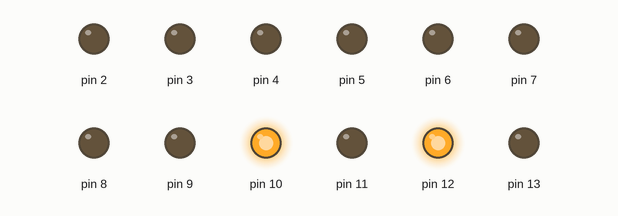
A sketch run on a simulated Arduino Uno, built with avr-gcc and run on an emulated ATmega328P. On the bench: output pins drawn as LEDs (lit = HIGH). Random numbers use the default seed unless the sketch sets one.

Above: at 0.4 s.
At 1.0 s:
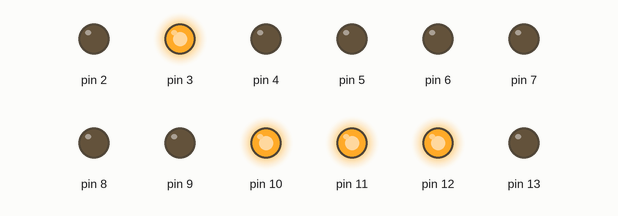
At 1.5 s:
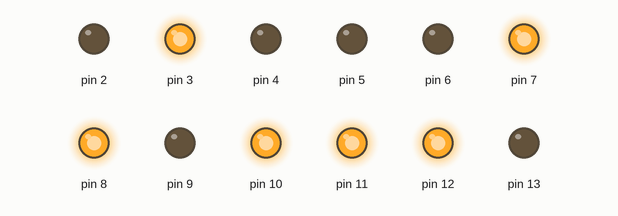
At 2.9 s:
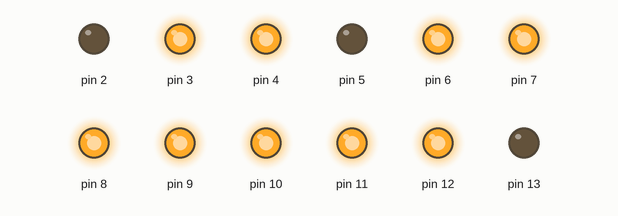
At 3.5 s:
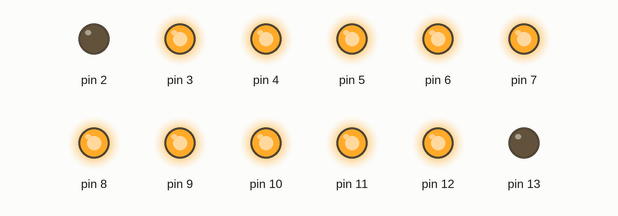
At 5.3 s:
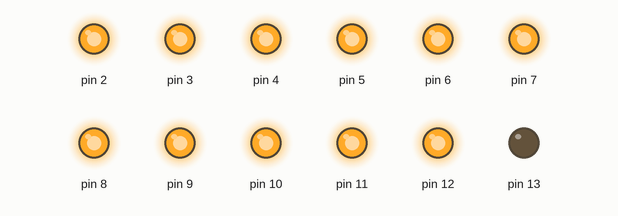
Timing chart, 0 to 6.8 s (numbered marks = the images above):
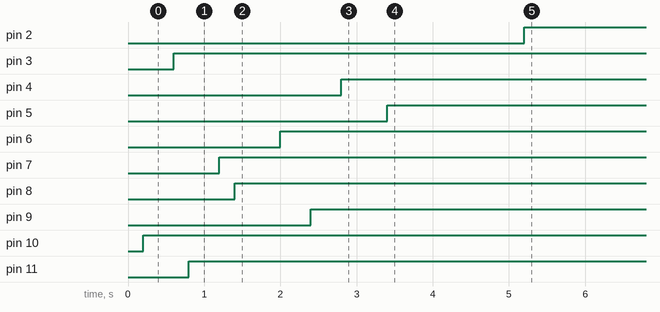

Measured:
- by itself, pin 2: LOW → HIGH at 5.2 s
- by itself, pin 3: LOW → HIGH at 0.60 s
- by itself, pin 4: LOW → HIGH at 2.8 s
- by itself, pin 5: LOW → HIGH at 3.4 s
- by itself, pin 6: LOW → HIGH at 2.0 s
- by itself, pin 7: LOW → HIGH at 1.2 s
- by itself, pin 8: LOW → HIGH at 1.4 s
- by itself, pin 9: LOW → HIGH at 2.4 s

The sketch:

randomLED.ino.ino
```cpp
// random array blinking.


void setup() {

   for(int i=2;i<=13;i++)
   { pinMode(i, OUTPUT);

   }


  // put your setup code here, to run once:

}

void loop() {


int j= (rand()%(13-2)+2);


 digitalWrite(j,HIGH);
      delay(100);

   delay(100);


}
```
